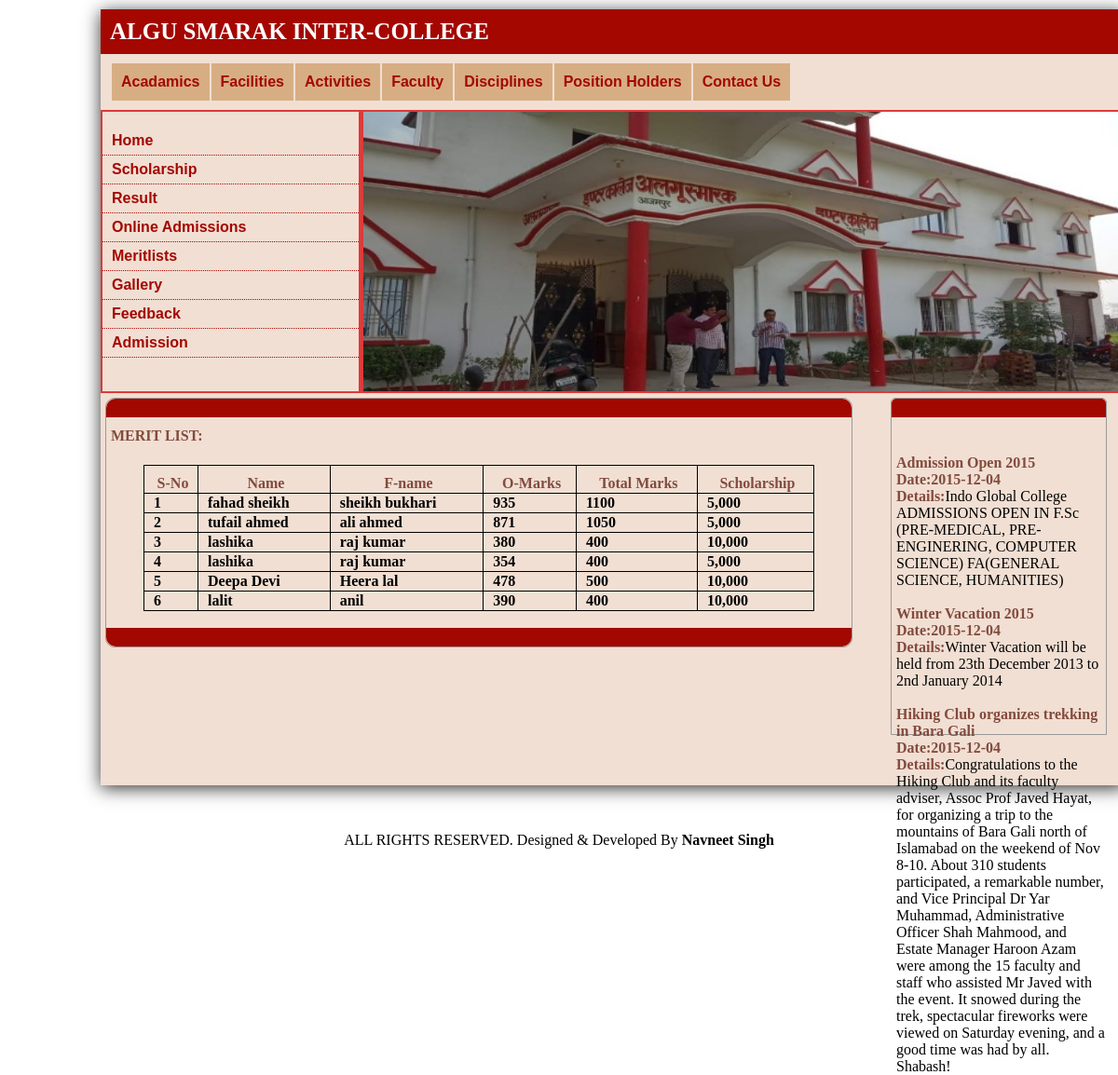
Page /scholarship.php on the committed database.
### tables this page shows
CREATE TABLE IF NOT EXISTS `studunt_academic` (
  `aca_id` int(11) NOT NULL AUTO_INCREMENT,
  `st_id` int(11) NOT NULL,
  `aca_exam` varchar(50) NOT NULL,
  `aca_year` varchar(20) NOT NULL,
  `aca_roll` int(30) NOT NULL,
  `aca_marksobtained` int(11) NOT NULL,
  `aca_totalmarks` int(11) NOT NULL,
  `aca_bise` varchar(50) NOT NULL,
  PRIMARY KEY (`aca_id`)
);

CREATE TABLE IF NOT EXISTS `student_admission` (
  `st_id` int(11) NOT NULL AUTO_INCREMENT,
  `aid` int(11) NOT NULL,
  `st_name` varchar(100) NOT NULL,
  `st_fname` varchar(100) NOT NULL,
  `st_gender` varchar(20) NOT NULL,
  `st_address` text NOT NULL,
  `st_paddress` text NOT NULL,
  `st_contact` varchar(100) NOT NULL,
  `st_religion` varchar(20) NOT NULL,
  PRIMARY KEY (`st_id`)
);

CREATE TABLE IF NOT EXISTS `news` (
  `nid` int(11) NOT NULL AUTO_INCREMENT,
  `heading` varchar(100) NOT NULL,
  `details` text NOT NULL,
  `date` date NOT NULL,
  PRIMARY KEY (`nid`)
);

### scholarship.php (the view, shortened to what this page needs)
<?php
include 'config.php';
?><!DOCTYPE html PUBLIC "-//W3C//DTD XHTML 1.0 Transitional//EN" "http://www.w3.org/TR/xhtml1/DTD/xhtml1-transitional.dtd">
<html xmlns="http://www.w3.org/1999/xhtml">
<head>
<link rel="stylesheet" href="style.css" type="text/css" />
</head>
<body>
<div class="wrapper">
	<div id="header">ALGU SMARAK INTER-COLLEGE</div>
    <div id="menu">
    	<ul>
        	<li><a href="user_academics.php" title="Acadamics">Acadamics</a></li>
            <li><a href="facility.php" title="Facities">Facilities</a></li>
            <li><a href="user_activities.php" title="Activities">Activities</a></li>
            <li><a href="faculty.php" title="Faculty">Faculty</a></li>
            <li><a href="discipline.php" title="Disciplines">Disciplines</a></li>
            <li><a href="position_holder.php" title="Position Holders">Position Holders</a></li>
            <li><a href="contact.php" title="Contact Us">Contact Us</a></li>
        </ul>
        <br />
<br style="clear:both;" />
    </div>
    <div class="head">
    	<div class="sidebar_menu">
        	<ul>
            <li><a href="index.php" title="Home">Home</a></li>
        <li><a href="scholarship.php" title="Scholarship">Scholarship</a></li>
        <li><a href="result.php" title="Result">Result</a></li>
        <li><a href="addmision_form.php" title="Online Admissions">Online Admissions</a></li>
        <li><a href="meritlist.php" title="Meritlists">Meritlists</a></li>
        <li><a href="gallery.php" title="Gallery">Gallery</a></li>
        <li><a href="user_feedback.php" title="Feedback">Feedback</a></li>
        <li><a href="all_admissions.php" title="Admission">Admission</a></li>
        	</ul>
        </div>
        <div id="slide">
        <img src="images/dav image.jpg" height="300px" width="100%" />
        </div>
    </div>
  <div class="content">
    	<div class="content_div"></div>
        <h4 class="bold">MERIT LIST:</h4>
         <p class="para">
   	<form method="post" action="adm_code.php">
           	  <table  align="center" class="tab" border="1">
                <tr>
                	<th class="bold th">S-No</th>
                    <th class="bold th">Name</th>
                    <th class="bold th">F-name</th>
                    <th class="bold th">O-Marks</th>
                    <th class="bold th">Total Marks</th>
                    <th class="bold th">Scholarship</th>
                </tr>
                <?php
			     $result=mysqli_query($conn,"SELECT a.aca_id,a.aca_marksobtained,a.aca_totalmarks,s.st_name,s.st_fname FROM student_admission as s inner JOIN studunt_academic as a ON s.st_id=a.st_id where s.st_id=a.st_id and a.aca_marksobtained>=a.aca_totalmarks*(80/100)");
				$j=1;
				while($test=mysqli_fetch_array($result))
				{
				echo '<tr>';
				echo '<td>'.$j.'</td>';
                	echo '<td>'.$test['st_name'].'</td>';
                    echo '<td>'.$test['st_fname'].'</td>';
                   echo '<td>' .$test['aca_marksobtained'].'</td>';
				  echo '<td>' .$test['aca_totalmarks'].'</td>';
				  if($test['aca_marksobtained']>=$test['aca_totalmarks']*(90/100))
				   {
				   echo '<td>10,000</td>';
				   }
				   else
				   {
					   echo '<td>5,000</td>';
				   }
				   $j++;
                echo '</tr>';
				}
				?>
      </table>
   	</form>
        <br />
        <div class="content_foot"></div>
      </p>
    </div>
    <div class="sidebar">
    	<div class="sidebar_content"></div>
        <div class="ads">
        <marquee direction="up" scrollamount="2" id='scroll_stop' style="height:300px;" onMouseOver="document.getElementById('scroll_stop').stop();" onMouseOut="document.getElementById('scroll_stop').start();">
        <?php
        $result=mysqli_query($conn,"select * from  news");
		while($test=mysqli_fetch_array($result))
        {
        ?>
       <?php echo '<strong>'.$test['heading'].'</strong>'.'<br />';?>
        <?php echo '<strong>Date:'.$test['date'].'</strong>'.'<br />';?>
		 <?php echo '<strong>Details:</strong>'.$test['details'].'<br /><br/>';}?>
        </marquee>
        </div>
    </div>
    <br style="clear:both;" /><br /><br />
<br />
</div>
 <?php
 include 'footer.php';
 ?>
</body>
</html>

### style.css (style rules this page uses)
body { background:#FFF; }
.wrapper { height:auto; width:1100px; box-shadow: 0px 3px 18px #333333; background:#F1DFD3; margin:10px 100px 50px 100px; }
#header { background:#A40700; margin:0px; color:#FFF; font-size:25px; font-weight:bold; padding-top:10px; padding-left:10px; padding-bottom:10px; font-family:Georgia, serif; }
#menu { background:#F1DFD3; height:auto; margin:0px 0px 10px 0px; width:1100px; letter-spacing: -0px; }
#menu ul { margin:10px auto 0px 5px; padding-left:5px; }
#menu ul li { list-style-type:none; float:left; font-weight:bolder; font-family:Arial, Helvetica, sans-serif; display:block; line-height:40px; background:#D7AE84; margin-left:2px; padding:0px 10px 0px 10px; }
#menu ul li a { text-decoration:none; color:#A40700; }
.head { width:100%; height:304px; background:#DD3A3B; }
.sidebar_menu { height:300px; width:25%; background:#F1DFD3; border:solid 2px #DD3A3B; padding:0px auto auto -10px; float:left; }
.sidebar_menu ul li { list-style-type:none; border-bottom:dotted 1px #A40700; margin-left:-40px; padding-left:10px; }
.sidebar_menu ul li a { text-decoration:none; display:block; line-height:30px; font-family:Arial, Helvetica, sans-serif; font-weight:bold; color:#A40700; }
#slide { height:300px; width:74.2%; background:#F1DFD3; border:solid 2px #DD3A3B; float:right; }
.content { height:auto; background:#F1DFD3; border:#999 1px solid; width:800px; margin:5px auto auto 5px; border-radius:10px; float:left; }
.content_div { background-color:#A20800; height:20px; border-top-left-radius:10px; border-top-right-radius:10px; width:800px; float:left; }
.content_foot { background-color:#A20800; height:20px; border-bottom-left-radius:10px; border-bottom-right-radius:10px; width:800px; float:left; position:relative; }
.para { margin:0px 5px auto auto; padding-right:5px; text-align:left; margin-left:5px; padding-bottom:0px; height:auto; }
.bold { text-align:left; color:#834B3E; padding-top:10px; padding-left:5px; }
.sidebar { height:auto; width:230px; border:#999 1px solid; float:right; margin:5px 20px auto 10px; border-top-left-radius:5px; border-top-right-radius:5px; }
.sidebar_content { background-color:#A20800; height:20px; border-top-left-radius:5px; border-top-right-radius:5px; width:230px; }
.ads { padding-left:5px; padding-top:40px; }
.ads strong { color:#834B3E; }
table td { font-weight:bold; padding-left:10px; }
.th { text-align:center; }
.tab { border:1px solid #000000; border-collapse:collapse; width:90%; }

### rows in the picture
studunt_academic: st.st_name "fahad sheikh", st.st_fname "sheikh bukhari", aca_marksobtained "935", aca_totalmarks "1100", shows "5,000"
studunt_academic: st.st_name "tufail ahmed", st.st_fname "ali ahmed", aca_marksobtained "871", aca_totalmarks "1050", shows "5,000"
studunt_academic: st.st_name "lashika", st.st_fname "raj kumar", aca_marksobtained "380", aca_totalmarks "400", shows "10,000"
studunt_academic: st.st_name "lashika", st.st_fname "raj kumar", aca_marksobtained "354", aca_totalmarks "400", shows "5,000"
studunt_academic: st.st_name "Deepa Devi", st.st_fname "Heera lal", aca_marksobtained "478", aca_totalmarks "500", shows "10,000"
studunt_academic: st.st_name "lalit", st.st_fname "anil", aca_marksobtained "390", aca_totalmarks "400", shows "10,000"
news: heading "Admission Open 2015", date "2015-12-04", details "Indo Global College ADMISSIONS OPEN IN F.Sc (PRE-MEDICAL, PRE-ENGINERING, COMPUTER SCIENCE) FA(GENERAL SCIENCE, HUMANITIES)"
news: heading "Winter Vacation 2015", date "2015-12-04", details "Winter Vacation will be held from 23th December 2013 to 2nd January 2014"
news: heading "Hiking Club organizes trekking in Bara Gali", date "2015-12-04", details "Congratulations to the Hiking Club and its faculty adviser, Assoc Prof Javed Hayat, for organizing a trip to the mountains of Bara Gali north of Islamabad on the weekend of Nov 8-10. About 310 students participated, a remarkable number, and Vice Principal Dr Yar Muhammad, Administrative Officer Shah Mahmood, and Estate Manager Haroon Azam were among the 15 faculty and staff who assisted Mr Javed with the event. It snowed during the trek, spectacular fireworks were viewed on Saturday evening, and a good time was had by all. Shabash!"
